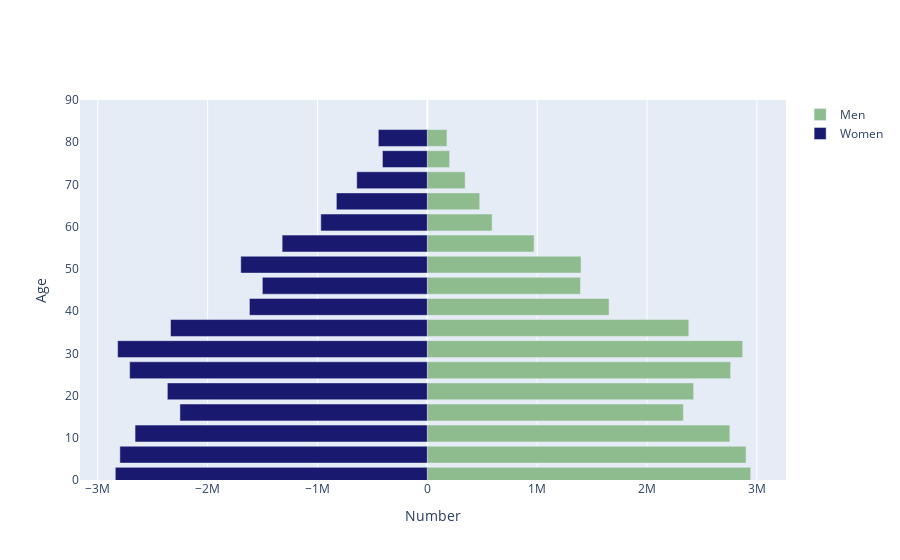

The notebook cell this image was saved under:
### Code cell
py.init_notebook_mode(connected=True)

layout = go.Layout(barmode='overlay',
                   yaxis=go.layout.YAxis(range=[0, 90], title='Age'),
                   xaxis=go.layout.XAxis(title='Number'))

#year = range(2020,1960,-20)
year=2020
bins = [go.Bar(x = df.loc[str(year),:].filter(regex="Male").values,
               y = [int(s[:2])+1 for s in age_ranges],
               orientation='h',
               name='Men',
               marker=dict(color='darkseagreen'),
               hoverinfo='skip'
               ),

        go.Bar(x = -df.loc[str(year),:].filter(regex="Female").values,
               y=[int(s[:2])+1 for s in age_ranges],
               orientation='h',
               name='Women',
               marker=dict(color = 'midnightblue'),
               hoverinfo='skip',
               )
        ]
py.iplot(dict(data=bins, layout=layout))

### Figure 1 — Plotly figure (JSON) as saved in the notebook; plotly's stock layout.template omitted (floating-point values rounded to 4 significant figures)
{"data": [{"hoverinfo": "skip", "marker": {"color": "darkseagreen"}, "name": "Men", "orientation": "h", "type": "bar", "x": [2943869, 2901931, 2753974, 2331167, 2424376, 2761160, 2870783, 2380385, 1654462, 1394163, 1399527, 971913, 589805, 477104, 344200, 203018, 178949], "y": [1, 6, 11, 16, 21, 26, 31, 36, 41, 46, 51, 56, 61, 66, 71, 76, 81]}, {"hoverinfo": "skip", "marker": {"color": "midnightblue"}, "name": "Women", "orientation": "h", "type": "bar", "x": [-2840382, -2798835, -2660490, -2252086, -2366586, -2709949, -2819281, -2337648, -1619533, -1501805, -1698176, -1321598, -969617, -828009, -642663, -408430, -446059], "y": [1, 6, 11, 16, 21, 26, 31, 36, 41, 46, 51, 56, 61, 66, 71, 76, 81]}], "layout": {"barmode": "overlay", "xaxis": {"title": {"text": "Number"}}, "yaxis": {"range": [0, 90], "title": {"text": "Age"}}}}
